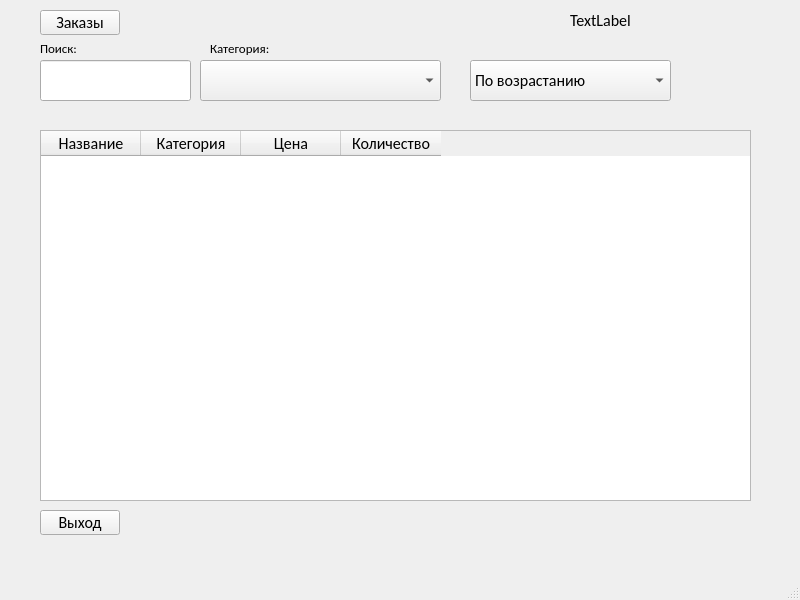
<?xml version="1.0" encoding="UTF-8"?>
<ui version="4.0">
 <class>MainWindow</class>
 <widget class="QMainWindow" name="MainWindow">
  <property name="geometry">
   <rect>
    <x>0</x>
    <y>0</y>
    <width>800</width>
    <height>600</height>
   </rect>
  </property>
  <property name="font">
   <font>
    <pointsize>6</pointsize>
   </font>
  </property>
  <property name="windowTitle">
   <string>Каталог товаров</string>
  </property>
  <property name="windowIcon">
   <iconset>
    <normaloff>../Чудо Обувь.ico</normaloff>../Чудо Обувь.ico</iconset>
  </property>
  <widget class="QWidget" name="centralwidget">
   <widget class="QLabel" name="label_user">
    <property name="geometry">
     <rect>
      <x>570</x>
      <y>0</y>
      <width>221</width>
      <height>41</height>
     </rect>
    </property>
    <property name="font">
     <font>
      <family>Calibri</family>
      <pointsize>12</pointsize>
     </font>
    </property>
    <property name="text">
     <string>TextLabel</string>
    </property>
   </widget>
   <widget class="QLineEdit" name="input_search">
    <property name="geometry">
     <rect>
      <x>40</x>
      <y>60</y>
      <width>151</width>
      <height>41</height>
     </rect>
    </property>
    <property name="font">
     <font>
      <family>Calibri</family>
      <pointsize>12</pointsize>
     </font>
    </property>
   </widget>
   <widget class="QComboBox" name="combo_category">
    <property name="geometry">
     <rect>
      <x>200</x>
      <y>60</y>
      <width>241</width>
      <height>41</height>
     </rect>
    </property>
    <property name="font">
     <font>
      <family>Calibri</family>
      <pointsize>12</pointsize>
     </font>
    </property>
   </widget>
   <widget class="QTableWidget" name="table_products">
    <property name="geometry">
     <rect>
      <x>40</x>
      <y>130</y>
      <width>711</width>
      <height>371</height>
     </rect>
    </property>
    <property name="font">
     <font>
      <family>Calibri</family>
      <pointsize>12</pointsize>
     </font>
    </property>
    <column>
     <property name="text">
      <string>Название</string>
     </property>
    </column>
    <column>
     <property name="text">
      <string>Категория</string>
     </property>
    </column>
    <column>
     <property name="text">
      <string>Цена</string>
     </property>
    </column>
    <column>
     <property name="text">
      <string>Количество</string>
     </property>
    </column>
   </widget>
   <widget class="QPushButton" name="btn_logout">
    <property name="geometry">
     <rect>
      <x>40</x>
      <y>510</y>
      <width>80</width>
      <height>25</height>
     </rect>
    </property>
    <property name="font">
     <font>
      <family>Calibri</family>
      <pointsize>12</pointsize>
     </font>
    </property>
    <property name="text">
     <string>Выход</string>
    </property>
   </widget>
   <widget class="QPushButton" name="btn_orders">
    <property name="geometry">
     <rect>
      <x>40</x>
      <y>10</y>
      <width>80</width>
      <height>25</height>
     </rect>
    </property>
    <property name="font">
     <font>
      <family>Calibri</family>
      <pointsize>12</pointsize>
     </font>
    </property>
    <property name="text">
     <string>Заказы</string>
    </property>
   </widget>
   <widget class="QComboBox" name="combo_sort">
    <property name="geometry">
     <rect>
      <x>470</x>
      <y>60</y>
      <width>201</width>
      <height>41</height>
     </rect>
    </property>
    <property name="font">
     <font>
      <family>Calibri</family>
      <pointsize>12</pointsize>
     </font>
    </property>
    <item>
     <property name="text">
      <string>По возрастанию</string>
     </property>
    </item>
    <item>
     <property name="text">
      <string>По убыванию</string>
     </property>
    </item>
   </widget>
   <widget class="QLabel" name="label">
    <property name="geometry">
     <rect>
      <x>40</x>
      <y>40</y>
      <width>59</width>
      <height>17</height>
     </rect>
    </property>
    <property name="font">
     <font>
      <family>Calibri</family>
      <pointsize>10</pointsize>
     </font>
    </property>
    <property name="text">
     <string>Поиск:</string>
    </property>
   </widget>
   <widget class="QLabel" name="label_2">
    <property name="geometry">
     <rect>
      <x>210</x>
      <y>40</y>
      <width>59</width>
      <height>17</height>
     </rect>
    </property>
    <property name="font">
     <font>
      <family>Calibri</family>
      <pointsize>10</pointsize>
     </font>
    </property>
    <property name="text">
     <string>Категория:</string>
    </property>
   </widget>
  </widget>
  <widget class="QMenuBar" name="menubar">
   <property name="geometry">
    <rect>
     <x>0</x>
     <y>0</y>
     <width>800</width>
     <height>26</height>
    </rect>
   </property>
  </widget>
  <widget class="QStatusBar" name="statusbar"/>
 </widget>
 <resources/>
 <connections/>
</ui>
